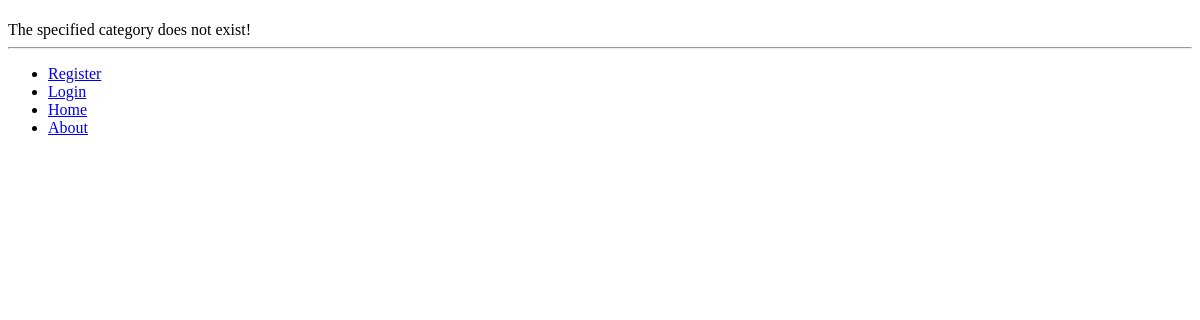
The page /rango/category/python on the database as committed earlier.
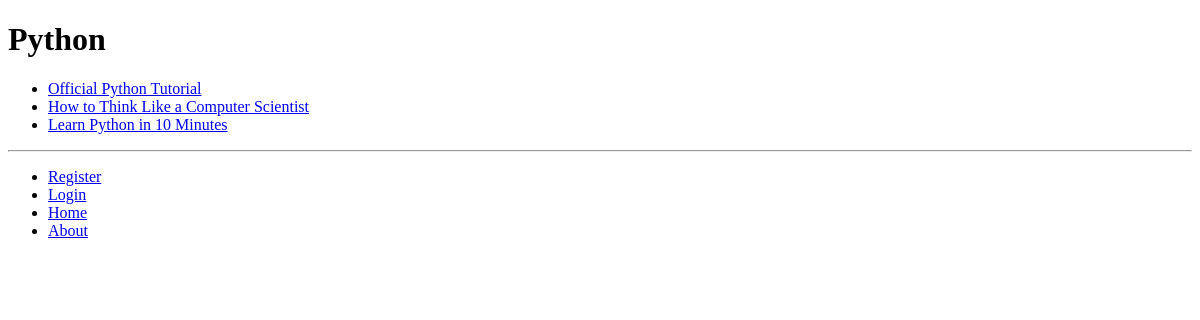
The same page on the database as committed later.
### rango/models.py (models this page shows, shortened)
class Category(models.Model):
    name = models.CharField(max_length=128, unique = True)
    views = models.IntegerField(default = 0)
    likes = models.IntegerField(default = 0)
    slug = models.SlugField()

class Page(models.Model):
    category = models.ForeignKey(Category)
    title = models.CharField(max_length=128)
    url = models.URLField()
    views = models.IntegerField(default = 0)

### rango/views.py (the view)
# urls.py: url(r'^category/(?P<category_name_slug>\w+)$', views.category, name='category'),
def category(request, category_name_slug):
    context_dict = {}
    try:
        category = Category.objects.get(slug = category_name_slug)
        context_dict['category_name'] = category.name
        pages = Page.objects.filter(category = category)
        context_dict['pages'] = pages
        context_dict['category'] = category
        context_dict['category_name_slug'] = category_name_slug
    except Category.DoesNotExist:
        pass
    return render(request, 'rango/category.html', context_dict)

### templates/rango/category.html (shortened to what this page needs)
<!DOCTYPE html>
{% extends 'rango/base.html' %}
{% load staticfiles %}
{% block body_block %}
	<h1> {{ category_name}} </h1>
	{% if category %}
		{% if pages %}
		<ul>
			{% for page in pages %}
			<li><a href="{{ page.url }}">{{ page.title }}</a></li>
			{% endfor %}
		</ul>
	{% else %}
			<strong>No pages currently in category!</strong>
	{% endif %}
	{% else %}
		The specified category {{ category_name }} does not exist!
	{% endif %}
{% endblock %}

Rows that differ between the two databases and show on the page:
now on this page (row edited): Category: name "Python"
now on this page (row edited): Page: title "Official Python Tutorial"
now on this page (row edited): Page: title "How to Think Like a Computer Scientist"
now on this page (row edited): Page: title "Learn Python in 10 Minutes"
Other text that changed with them:
text no longer shown: "The specified category does not exist!"
